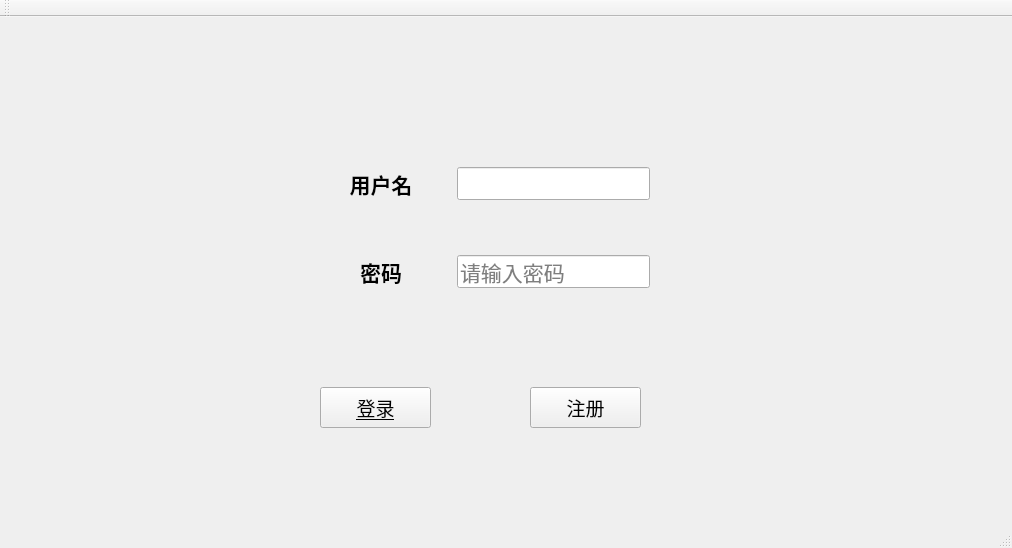
<?xml version="1.0" encoding="UTF-8"?>
<ui version="4.0">
 <class>MainWindow</class>
 <widget class="QMainWindow" name="MainWindow">
  <property name="geometry">
   <rect>
    <x>0</x>
    <y>0</y>
    <width>1012</width>
    <height>548</height>
   </rect>
  </property>
  <property name="windowTitle">
   <string>MainWindow</string>
  </property>
  <widget class="QWidget" name="centralWidget">
   <widget class="QWidget" name="gridLayoutWidget">
    <property name="geometry">
     <rect>
      <x>300</x>
      <y>90</y>
      <width>361</width>
      <height>241</height>
     </rect>
    </property>
    <layout class="QGridLayout" name="gridLayout">
     <item row="1" column="0">
      <widget class="QLabel" name="label_2">
       <property name="font">
        <font>
         <family>Arial</family>
         <pointsize>16</pointsize>
         <weight>75</weight>
         <bold>true</bold>
        </font>
       </property>
       <property name="text">
        <string>密码</string>
       </property>
       <property name="alignment">
        <set>Qt::AlignCenter</set>
       </property>
      </widget>
     </item>
     <item row="0" column="1">
      <widget class="QLineEdit" name="username_line">
       <property name="sizePolicy">
        <sizepolicy hsizetype="Fixed" vsizetype="Fixed">
         <horstretch>0</horstretch>
         <verstretch>0</verstretch>
        </sizepolicy>
       </property>
       <property name="font">
        <font>
         <family>Arial</family>
         <pointsize>16</pointsize>
        </font>
       </property>
       <property name="maxLength">
        <number>6</number>
       </property>
      </widget>
     </item>
     <item row="0" column="0">
      <widget class="QLabel" name="label">
       <property name="font">
        <font>
         <family>Arial</family>
         <pointsize>16</pointsize>
         <weight>75</weight>
         <bold>true</bold>
        </font>
       </property>
       <property name="text">
        <string>用户名</string>
       </property>
       <property name="alignment">
        <set>Qt::AlignCenter</set>
       </property>
      </widget>
     </item>
     <item row="1" column="1">
      <widget class="QLineEdit" name="password_line">
       <property name="sizePolicy">
        <sizepolicy hsizetype="Fixed" vsizetype="Fixed">
         <horstretch>0</horstretch>
         <verstretch>0</verstretch>
        </sizepolicy>
       </property>
       <property name="font">
        <font>
         <family>Arial</family>
         <pointsize>16</pointsize>
        </font>
       </property>
       <property name="maxLength">
        <number>6</number>
       </property>
       <property name="echoMode">
        <enum>QLineEdit::Password</enum>
       </property>
       <property name="placeholderText">
        <string>请输入密码</string>
       </property>
      </widget>
     </item>
    </layout>
   </widget>
   <widget class="QPushButton" name="login_Button">
    <property name="geometry">
     <rect>
      <x>320</x>
      <y>370</y>
      <width>111</width>
      <height>41</height>
     </rect>
    </property>
    <property name="font">
     <font>
      <family>Arial</family>
      <pointsize>14</pointsize>
      <underline>true</underline>
     </font>
    </property>
    <property name="text">
     <string>登录</string>
    </property>
   </widget>
   <widget class="QPushButton" name="regist_button">
    <property name="geometry">
     <rect>
      <x>530</x>
      <y>370</y>
      <width>111</width>
      <height>41</height>
     </rect>
    </property>
    <property name="font">
     <font>
      <family>Arial</family>
      <pointsize>14</pointsize>
      <underline>false</underline>
     </font>
    </property>
    <property name="text">
     <string>注册</string>
    </property>
   </widget>
   <widget class="QLabel" name="result_label">
    <property name="geometry">
     <rect>
      <x>730</x>
      <y>350</y>
      <width>141</width>
      <height>81</height>
     </rect>
    </property>
    <property name="text">
     <string/>
    </property>
   </widget>
  </widget>
  <widget class="QMenuBar" name="menuBar">
   <property name="geometry">
    <rect>
     <x>0</x>
     <y>0</y>
     <width>1012</width>
     <height>26</height>
    </rect>
   </property>
  </widget>
  <widget class="QToolBar" name="mainToolBar">
   <attribute name="toolBarArea">
    <enum>TopToolBarArea</enum>
   </attribute>
   <attribute name="toolBarBreak">
    <bool>false</bool>
   </attribute>
  </widget>
  <widget class="QStatusBar" name="statusBar"/>
 </widget>
 <layoutdefault spacing="6" margin="11"/>
 <resources/>
 <connections/>
</ui>
